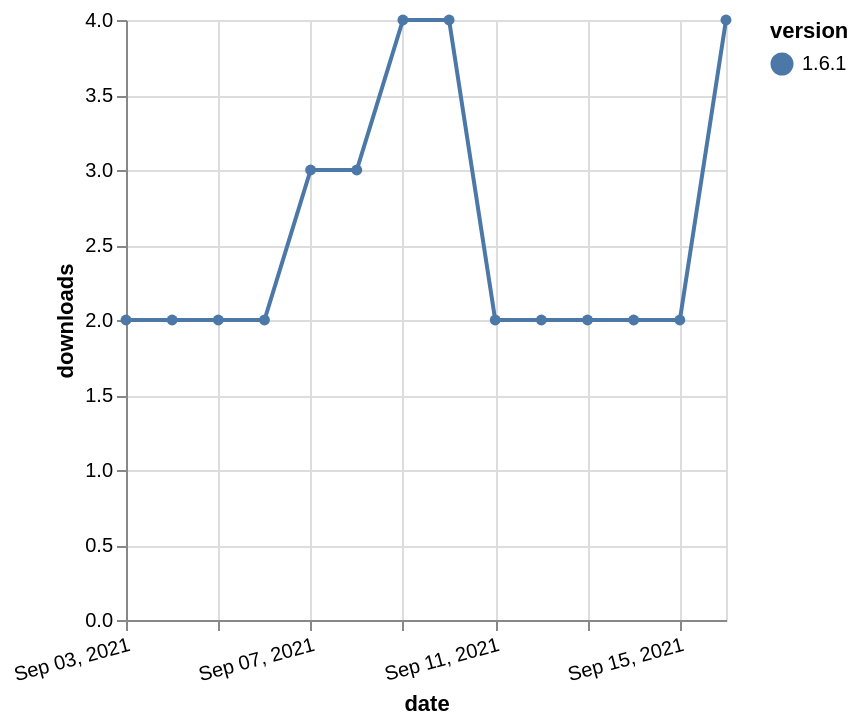

Specify this chart in Vega-Lite:
### Vega-Lite specification from a JSON file in a GitHub repository (floating-point values rounded to 4 significant figures)
{"$schema": "https://vega.github.io/schema/vega-lite/v5.json", "description": "A simple bar chart with embedded data.", "data": {"values": [{"date": "2021-09-03", "total": 2320, "delta": 2, "version": "1.6.1"}, {"date": "2021-09-04", "total": 2322, "delta": 2, "version": "1.6.1"}, {"date": "2021-09-05", "total": 2324, "delta": 2, "version": "1.6.1"}, {"date": "2021-09-06", "total": 2326, "delta": 2, "version": "1.6.1"}, {"date": "2021-09-07", "total": 2329, "delta": 3, "version": "1.6.1"}, {"date": "2021-09-08", "total": 2332, "delta": 3, "version": "1.6.1"}, {"date": "2021-09-09", "total": 2336, "delta": 4, "version": "1.6.1"}, {"date": "2021-09-10", "total": 2340, "delta": 4, "version": "1.6.1"}, {"date": "2021-09-11", "total": 2342, "delta": 2, "version": "1.6.1"}, {"date": "2021-09-12", "total": 2344, "delta": 2, "version": "1.6.1"}, {"date": "2021-09-13", "total": 2346, "delta": 2, "version": "1.6.1"}, {"date": "2021-09-14", "total": 2348, "delta": 2, "version": "1.6.1"}, {"date": "2021-09-15", "total": 2350, "delta": 2, "version": "1.6.1"}, {"date": "2021-09-16", "total": 2354, "delta": 4, "version": "1.6.1"}]}, "width": "container", "mark": {"type": "line", "point": {"filled": true}}, "encoding": {"x": {"field": "date", "type": "temporal", "timeUnit": "yearmonthdate", "title": "date", "axis": {"labelAngle": -15}}, "y": {"field": "delta", "type": "quantitative", "title": "downloads"}, "color": {"field": "version", "type": "nominal"}, "tooltip": {"field": "delta"}}}
